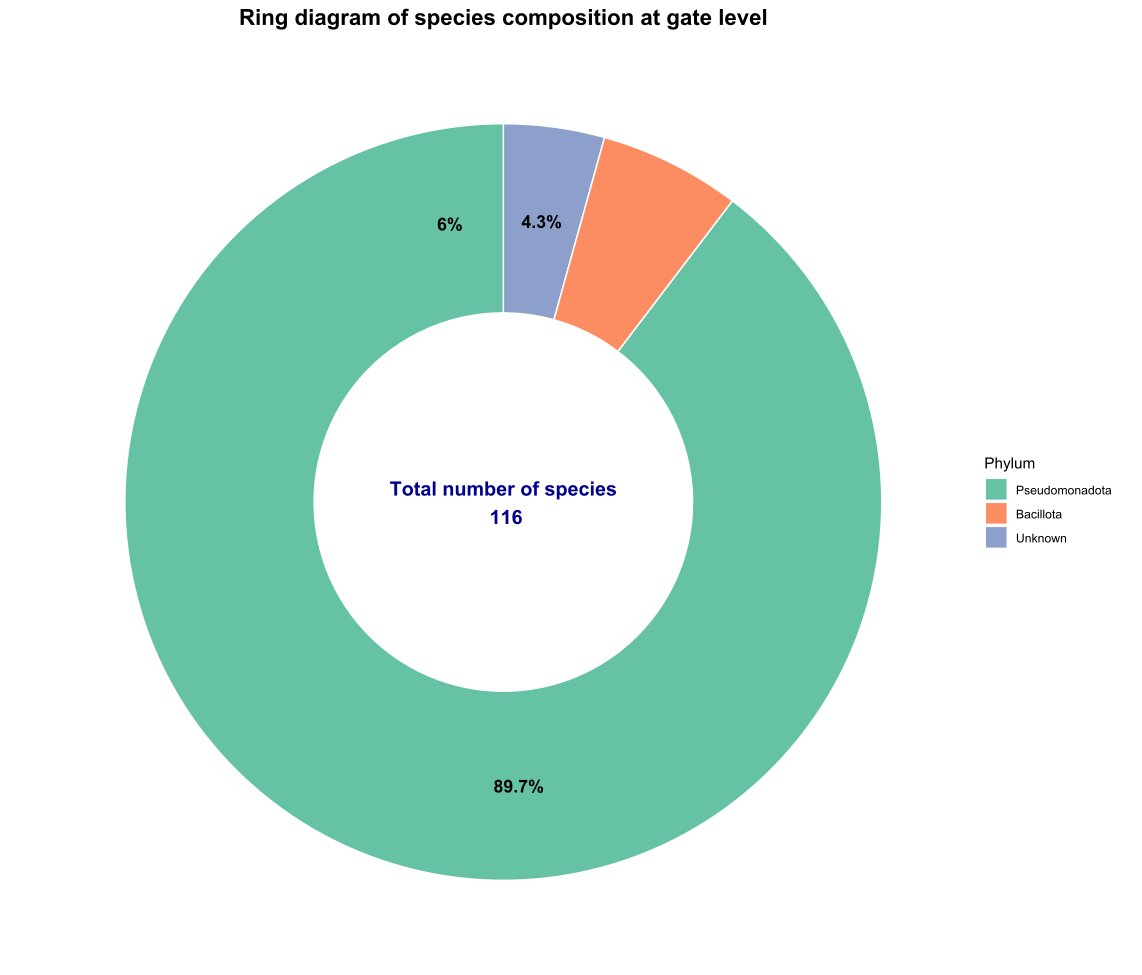

Generate this figure with R:
# 加载必要的包
library(openxlsx)
library(ggplot2)
library(dplyr)
library(RColorBrewer)
library(showtext)

# 1. 读取数据
data <- read.xlsx("Phylum_summary_zhu.xlsx", sheet = 1)

# 查看数据
print(data)

# 2. 数据预处理
# 确保数据格式正确
data$Percentage <- as.numeric(data$Percentage)
data$Count <- as.numeric(data$Count)

# 5. 创建环形图（donut chart） - 更现代
donut_plot <- ggplot(data, aes(x = 2, y = Percentage, fill = reorder(Phylum, -Percentage))) +
  geom_bar(stat = "identity", width = 1, color = "white") +
  coord_polar(theta = "y", start = 0) +
  xlim(0.5, 2.5) +  # 创建环形效果
  
  # 在中心添加总数
  annotate("text", x = 0.5, y = 0, 
           label = paste("Total number of species\n", sum(data$Count)), 
           size = 5, fontface = "bold", color = "darkblue") +
  
  # 添加百分比标签
  geom_text(aes(y = ypos, label = paste0(round(Percentage, 1), "%")), 
            color = "black", size = 4.5, fontface = "bold") +
  
  # 颜色和主题
  scale_fill_brewer(palette = "Set2") +
  theme_void() +
  
  labs(
    title = "Ring diagram of species composition at gate level",
    fill = "Phylum"
  ) +
  
  theme(
    plot.title = element_text(hjust = 0.5, size = 16, face = "bold"),
    legend.position = "right"
  )

print(donut_plot)
